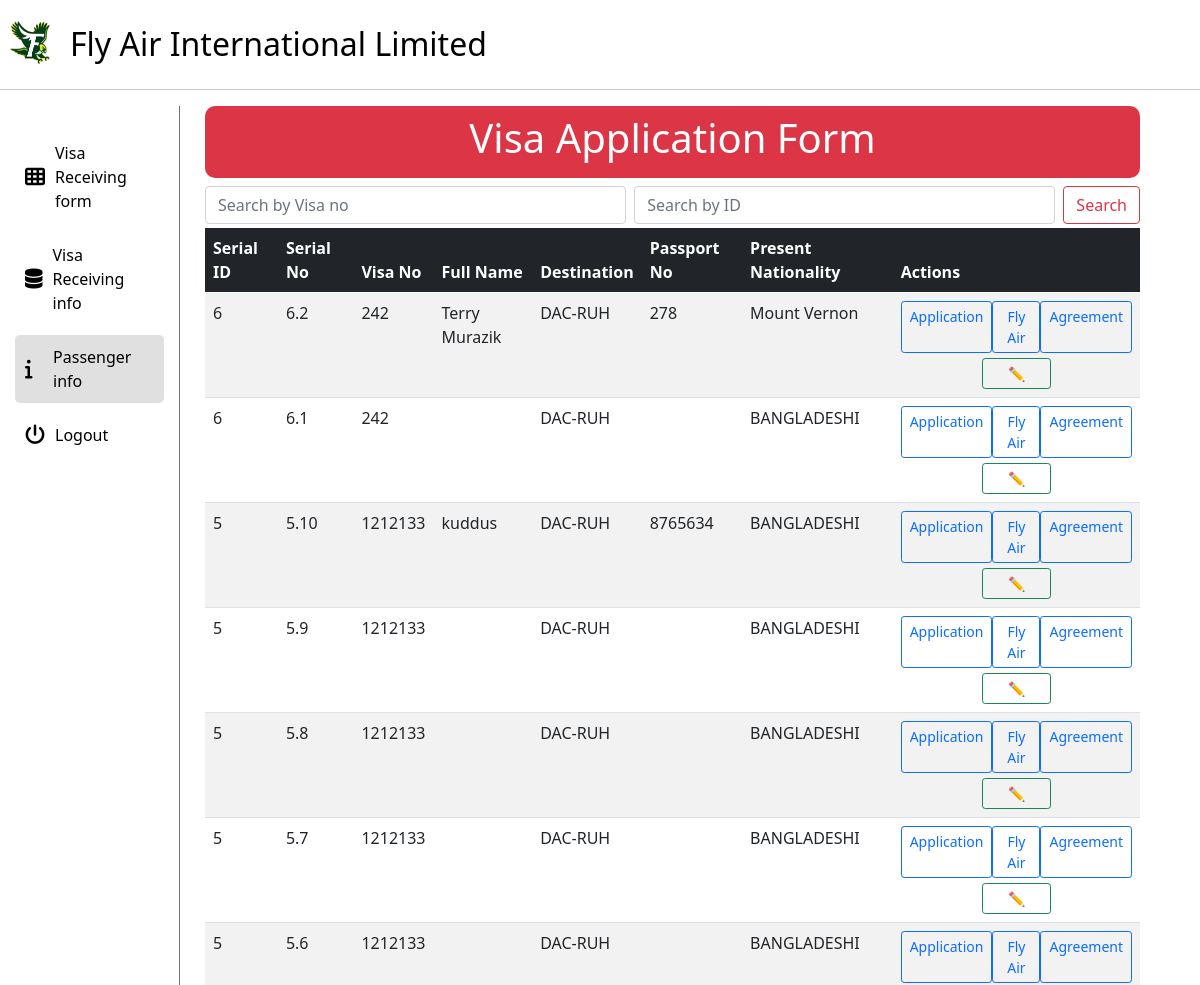
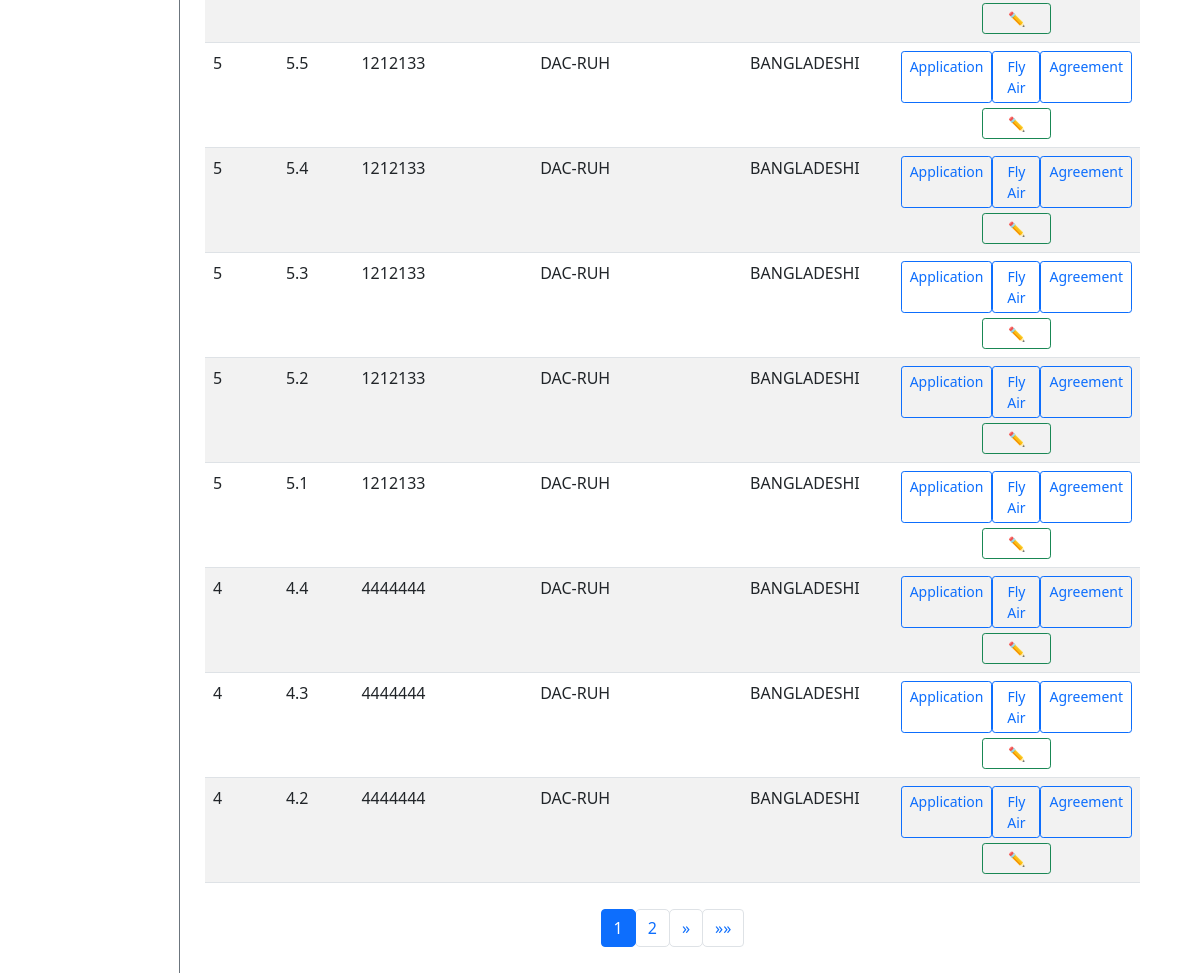
/uae_visa/form_2_list/ (signed in), run on the app's committed database (2 pictures, top to bottom).
### uae_visa/models.py (models this page shows, shortened)
class VisaInfo(models.Model):
    serial_id = models.IntegerField(unique=True, null=True, blank=True)
    visa_qnt = models.IntegerField(null=True, blank=True)
    visa_no = models.CharField(max_length=50, null=True, blank=True)
    visa_iss_dt = models.CharField(max_length=50, null=True, blank=True, default='')
    submitted_date = models.CharField(max_length=50, null=True, blank=True, default='')
    destination = models.CharField(max_length=50, null=True, blank=True, default='')
    visa_person_name = models.CharField(max_length=50, null=True, blank=True, default='')
    village = models.CharField(max_length=50, null=True, blank=True, default='')
    thana = models.CharField(max_length=50, null=True, blank=True, default='')
    phone_no = models.CharField(max_length=20, null=True, blank=True, default='')
    post_office = models.CharField(max_length=50, null=True, blank=True, default='')
    district = models.CharField(max_length=50, null=True, blank=True, default='')
    mobile = models.CharField(max_length=20, null=True, blank=True, default='')
    sponser_id = models.CharField(max_length=50, null=True, blank=True, default='')
    sponser_name_english = models.CharField(max_length=200, null=True, blank=True, default='')
    sponser_name_arabic = models.CharField(max_length=200, null=True, blank=True, default='')
    sponser_phone = models.CharField(max_length=20, null=True, blank=True, default='')
    sponser_address = models.CharField(max_length=100, null=True, blank=True, default='')
    sender_name = models.CharField(max_length=100, null=True, blank=True, default='')
    sender_phone = models.CharField(max_length=20, null=True, blank=True, default='')
    sender_address = models.CharField(max_length=50, null=True, blank=True, default='')

class VisaApplication(models.Model):
    visa_info = models.ForeignKey(VisaInfo, on_delete=models.CASCADE, null=True, blank=True)
    serial_no = models.CharField(max_length=50, null=True, blank=True)
    SEX_CHOICES = [('----', '----'), ('Male', 'Male'), ('Female', 'Female')]
    POT_CHOICES = [('----', '----'), ('WORK', 'WORK'), ('TRANSIT', 'TRANSIT'), ('VISIT', 'VISIT'), ('UMRAH', 'UMRAH'), ('RESIDENCE', 'RESIDENCE'),
                   ('HAJJ', 'HAJJ'), ('DIPLOMACY', 'DIPLOMACY')]
    f_name = models.CharField(max_length=50, null=True, blank=True, default='')
    father_name = models.CharField(max_length=50, null=True, blank=True, default='')
    dob = models.CharField(max_length=50, null=True, blank=True, default='')
    prv_nationality = models.CharField(max_length=50, null=True, blank=True, default='BANGLADESHI')
    prs_nationality = models.CharField(max_length=50, null=True, blank=True, default='BANGLADESHI')
    sex = models.CharField(max_length=6, choices=SEX_CHOICES, default='----', null=True, blank=True)
    marital_s = models.CharField(max_length=50, null=True, blank=True, default='MARRIED')
    sect = models.CharField(max_length=50, null=True, blank=True, default='')
    religion = models.CharField(max_length=50, null=True, blank=True, default='ISLAM')
    poi_1 = models.CharField(max_length=50, null=True, blank=True, default='DHAKA')
    qualification = models.CharField(max_length=50, null=True, blank=True, default='CLASS EIGHT')
    profession = models.CharField(max_length=50, null=True, blank=True, default='WORKER')
    home_add_and_tel_no = models.CharField(max_length=50, null=True, blank=True, default='')
    pot = models.CharField(max_length=10, choices=POT_CHOICES, default='----', null=True, blank=True)
    date_passport_issued = models.CharField(max_length=50, null=True, blank=True, default='')
    passport_no = models.CharField(max_length=50, null=True, blank=True, default='')
    dosK = models.CharField(max_length=50, null=True, blank=True, default='')
    doa = models.CharField(max_length=50, null=True, blank=True, default='')
    dod = models.CharField(max_length=50, null=True, blank=True, default='')
    relationship = models.CharField(max_length=50, null=True, blank=True, default='')
    office_date = models.CharField(max_length=50, null=True, blank=True, default='')
    office_fee = models.CharField(max_length=50, null=True, blank=True, default='')
    office_type = models.CharField(max_length=50, null=True, blank=True, default='')
    office_duration = models.CharField(max_length=50, null=True, blank=True, default='')
    mofa_no = models.CharField(max_length=50, null=True, blank=True, default='')

### uae_visa/views.py (the view)
# urls.py: path('form_2_list/', views.form_2_list, name='form_2_list'),
@login_required
def form_2_list(request):
    visa_infos = VisaInfo.objects.all().order_by('-id')
    visa_applications = VisaApplication.objects.all().order_by('-id')
    paginator = Paginator(visa_applications, 15)  # 10 items per page
    page_number = request.GET.get('page')
    page_obj = paginator.get_page(page_number)
    context = {
        'visa_infos': visa_infos,
        'page_obj': page_obj,  # Use page_obj in the template
    }
    return render(request, 'list/form2_v2.html', context)

### templates/list/form2_v2.html (shortened to what this page needs)
<!DOCTYPE html>
<html lang="en">
<head>
    {% load static %}
    <link href="https://cdn.jsdelivr.net/npm/bootstrap@5.0.0-beta3/dist/css/bootstrap.min.css" rel="stylesheet">
    <link rel="stylesheet" href="https://cdnjs.cloudflare.com/ajax/libs/font-awesome/6.6.0/css/all.min.css">
</head>
<body>
</body>
    <div style="display: flex; margin-top: 15px;">
        <img src="{% static 'img/logo-1.png' %}" style="width: 5%;">
        <h2 class="my-auto"><a href="{% url 'home' %}" style="color: black;">Fly Air International Limited</a></h2>
    </div>
    <hr>
    <div style="display: flex;">
        <div class="sideBar" style="width: 15%; padding: 15px;">
            <ul>
                <li>
                    <a href="{% url 'visa_info' %}">
                        <i class="fas fa-th icon"></i>
                        Visa Receiving form
                    </a>
                </li>
                <li>
                    <a href="{% url 'form_1_list' %}">
                        <i class="fas fa-database icon"></i>
                        Visa Receiving info
                    </a>
                </li>
                <li>
                    <a href="{% url 'form_2_list' %}" class="selected">
                        <i class="fas fa-info icon"></i>
                        Passenger info
                    </a>
                </li>
                <li>
                    <a href="{% url 'logout' %}">
                        <i class="fas fa-power-off icon"></i>
                        Logout
                    </a>
                </li>
            </ul>
        </div>
        <div class="mainSec" style="width: 80%;">
            <div class="text-center bg-danger text-white p-2 mb-2" style="border-radius: 10px">
                <h1>Visa Application Form</h1>
            </div>
            <form class="d-flex mb-1" action="{% url 'form_2_search' %}" method="GET">
                <input class="form-control me-2" type="text" id="visa_no" name="keyword1" placeholder="Search by Visa no" aria-label="Search">
                <input class="form-control me-2" type="text" id="serial_id" name="keyword2" placeholder="Search by ID" aria-label="Search">
                <button class="btn btn-outline-danger" type="submit">Search</button>
            </form>
            <table id="mytable" class="table table-striped datatable" style="width:100%;" data-page-length="5">
                <thead>
                    <tr class="table-dark">
                        <th>Serial ID</th>
                        <th>Serial No</th>
                        <th>Visa No</th>
                        <th>Full Name</th>
                        <th>Destination</th>
                        <th>Passport No</th>
                        <th>Present Nationality</th>
                        <th>Actions</th>
                    </tr>
                </thead>
                <tbody>
                    {% for visa_info in visa_infos %}
                        {% for visa_application in page_obj %}
                            {% if visa_application.visa_info == visa_info %}
                                <tr>
                                    <td>{{ visa_info.serial_id }}</td>
                                    <td>{{ visa_application.serial_no }}</td>
                                    <td>{{ visa_info.visa_no }}</td>
                                    <td>{{ visa_application.f_name }}</td>
                                    <td>DAC-RUH</td>
                                    <td>{{ visa_application.passport_no|default:"" }}</td>
                                    <td>{{ visa_application.prs_nationality|default:"" }}</td>
                                    <td>
                                        <div style="display: flex; justify-content: space-evenly;">
                                            <a href="{% url 'pdf_application' visa_application.serial_no %}" target="_blank" class="btn btn-outline-primary btn-sm">Application</a>
                                            <a href="{% url 'pdf_fly_air' visa_application.serial_no %}" target="_blank" class="btn btn-outline-primary btn-sm">Fly Air</a>
                                            <a href="{% url 'pdf_for_agreement' visa_application.serial_no %}" target="_blank" class="btn btn-outline-primary btn-sm">Agreement</a>
                                        </div>
                                        <div style="display: flex; justify-content: space-evenly; margin-top: 5px;">
                                            <a href="{% url 'edit' visa_application.serial_no %}" class="btn btn-outline-success btn-sm" style="width: 30%;"> ✏️ </a>
                                        </div>
                                    </td>
                                </tr>
                            {% endif %}
                        {% endfor %}
                    {% endfor %}
                </tbody>
            </table>
            <div class="d-flex justify-content-center">
                <nav aria-label="Page navigation">
                    <ul class="pagination">
                        {% for i in page_obj.paginator.page_range %}
                            {% if page_obj.number == i %}
                                <li class="page-item active"><a class="page-link" href="?page={{ i }}">{{ i }}</a></li>
                            {% else %}
                                <li class="page-item"><a class="page-link" href="?page={{ i }}">{{ i }}</a></li>
                            {% endif %}
                        {% endfor %}
                        {% if page_obj.has_next %}
                            <li class="page-item">
                                <a class="page-link" href="?page={{ page_obj.next_page_number }}" aria-label="Next">
                                    <span aria-hidden="true">&raquo;</span>
                                </a>
                            </li>
                            <li class="page-item">
                                <a class="page-link" href="?page={{ page_obj.paginator.num_pages }}" aria-label="Last">
                                    <span aria-hidden="true">&raquo;&raquo;</span>
                                </a>
                            </li>
                        {% endif %}
                    </ul>
                </nav>
            </div>
        </div>
    </div>
</body>

### templates/list/form2_v2.html (style rules this page uses)
ul { list-style-type: none; padding: 0; }
li { margin: 10px 0; }
a { text-decoration: none; color: #000; display: flex; align-items: center; padding: 10px; border-radius: 5px; transition: background-color 0.3s; }
.selected { background-color: #e0e0e0; }
.icon { margin-right: 10px; font-size: 20px; width: 20px; }
.sideBar { padding-right: 10px; border-right: 1px solid #6c757d; }
.mainSec { padding-left: 25px; }

### data on the page
VisaInfo: serial_id "6", visa_no "242"
VisaApplication: serial_no "6.2", f_name "Terry Murazik", passport_no "278", prs_nationality "Mount Vernon"
VisaApplication: serial_no "6.1", prs_nationality "BANGLADESHI"
VisaInfo: serial_id "5", visa_no "1212133"
VisaApplication: serial_no "5.10", f_name "kuddus", passport_no "8765634", prs_nationality "BANGLADESHI"
VisaApplication: serial_no "5.9", prs_nationality "BANGLADESHI"
VisaApplication: serial_no "5.8", prs_nationality "BANGLADESHI"
VisaApplication: serial_no "5.7", prs_nationality "BANGLADESHI"
VisaApplication: serial_no "5.6", prs_nationality "BANGLADESHI"
VisaApplication: serial_no "5.5", prs_nationality "BANGLADESHI"
VisaApplication: serial_no "5.4", prs_nationality "BANGLADESHI"
VisaApplication: serial_no "5.3", prs_nationality "BANGLADESHI"
VisaApplication: serial_no "5.2", prs_nationality "BANGLADESHI"
VisaApplication: serial_no "5.1", prs_nationality "BANGLADESHI"
VisaInfo: serial_id "4", visa_no "4444444"
VisaApplication: serial_no "4.4", prs_nationality "BANGLADESHI"
VisaApplication: serial_no "4.3", prs_nationality "BANGLADESHI"
VisaApplication: serial_no "4.2", prs_nationality "BANGLADESHI"

### other printed values
{{ i }} "1"
{{ i }} "2"
